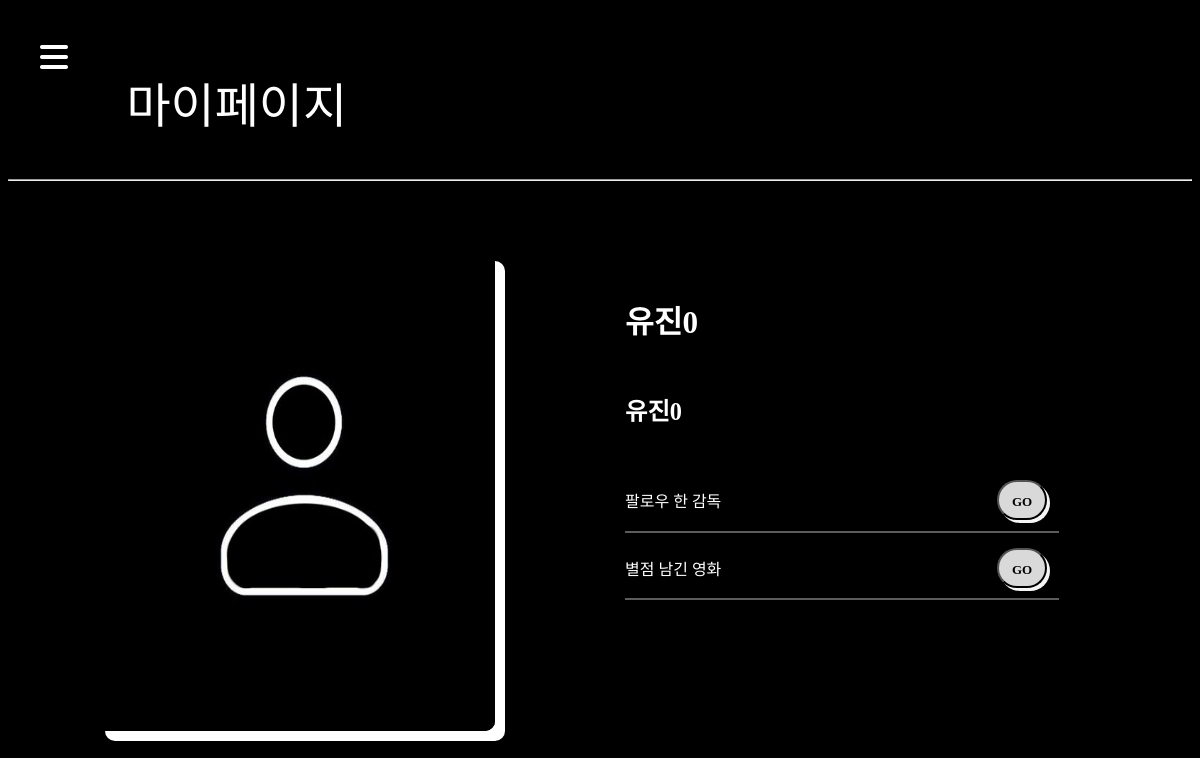
The app's page /mypage/18/profile/, older data.
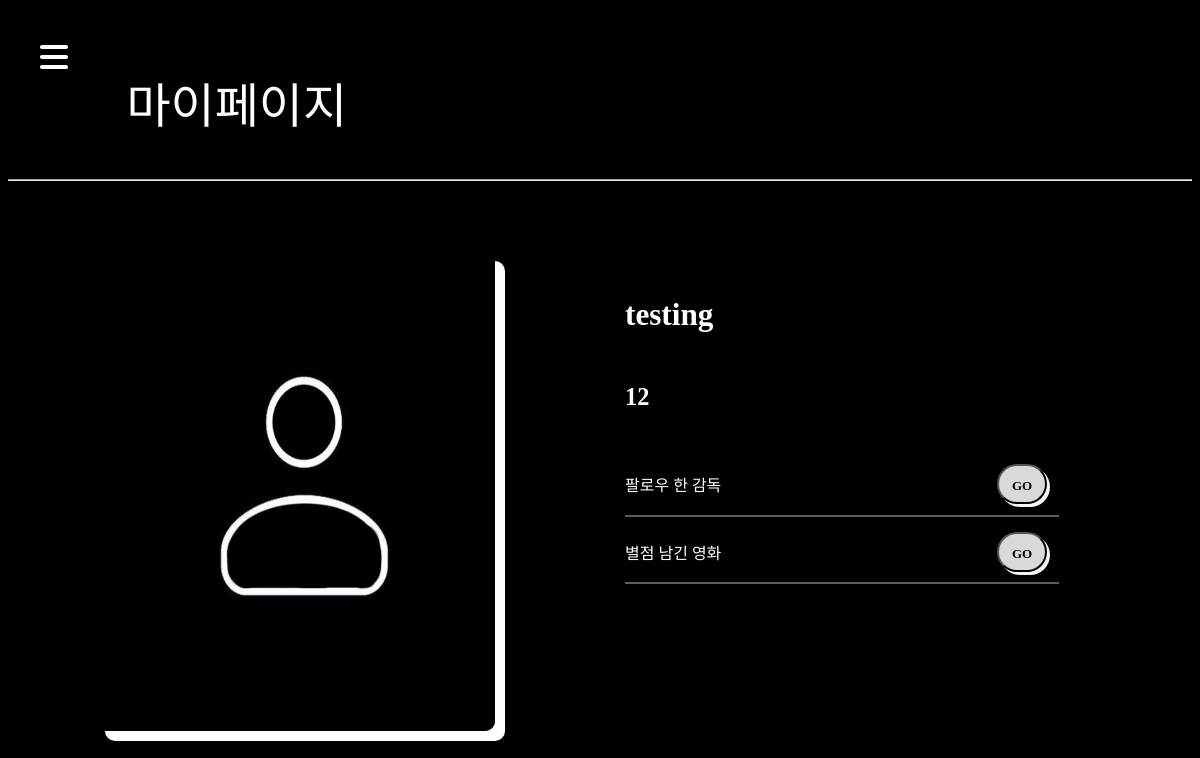
The same page, newer data.
### accounts/models.py (models this page shows)
class User(AbstractUser):
    followings = models.ManyToManyField('self', symmetrical=False, related_name='followers', blank=True)
    nickname = models.CharField(max_length=20)
    behind_auth = models.BooleanField(default=False)
    profile_image = models.ImageField(upload_to="image", blank=True)

### mypage/views.py (the view)
# urls.py: path('', views.index, name="index"),
def index(request, user_pk):
    person = get_object_or_404(get_user_model(), pk=user_pk)
    context = {
        'person': person,
    }
    return render(request, 'mypage/index.html', context)

### mypage/templates/mypage/index.html (shortened to what this page needs)
{% extends 'base.html' %}
{% load static %}
{% block css %}
  <link rel="stylesheet" href="{% static "css/mypage.css" %}">
{% endblock css %}
{% block content %}
  <div class="nav">마이페이지</div>
  <hr>
  <div class="box">
    {% if person.profile_image %}
      <img src="{{ person.profile_image.url }}" alt="profile" class="user-img">
    {% endif %}
    <div class="profile">
      <h2>{{ person.username }}</h2>
      <h3>{{ person.nickname }}</h3>
      <br>
      <div class="go-page">
        <p>팔로우 한 감독</p>
        <button onclick="location.href=`{% url 'mypage:likedirectors' person.pk %}`" class="btn">GO</button>
      </div>
      <hr class="hr" align="left">
      <div class="go-page">
        <p>별점 남긴 영화</p>
        <button onclick="location.href=`{% url 'mypage:likemovies' person.pk %}`" class="btn">GO</button>
      </div>
      <hr class="hr" align="left">
    </div>
  </div>
{% endblock content %}

Row changes from the older to the newer data that the page shows:
changed User: username "유진0" → "testing"; nickname "유진0" → "12"
